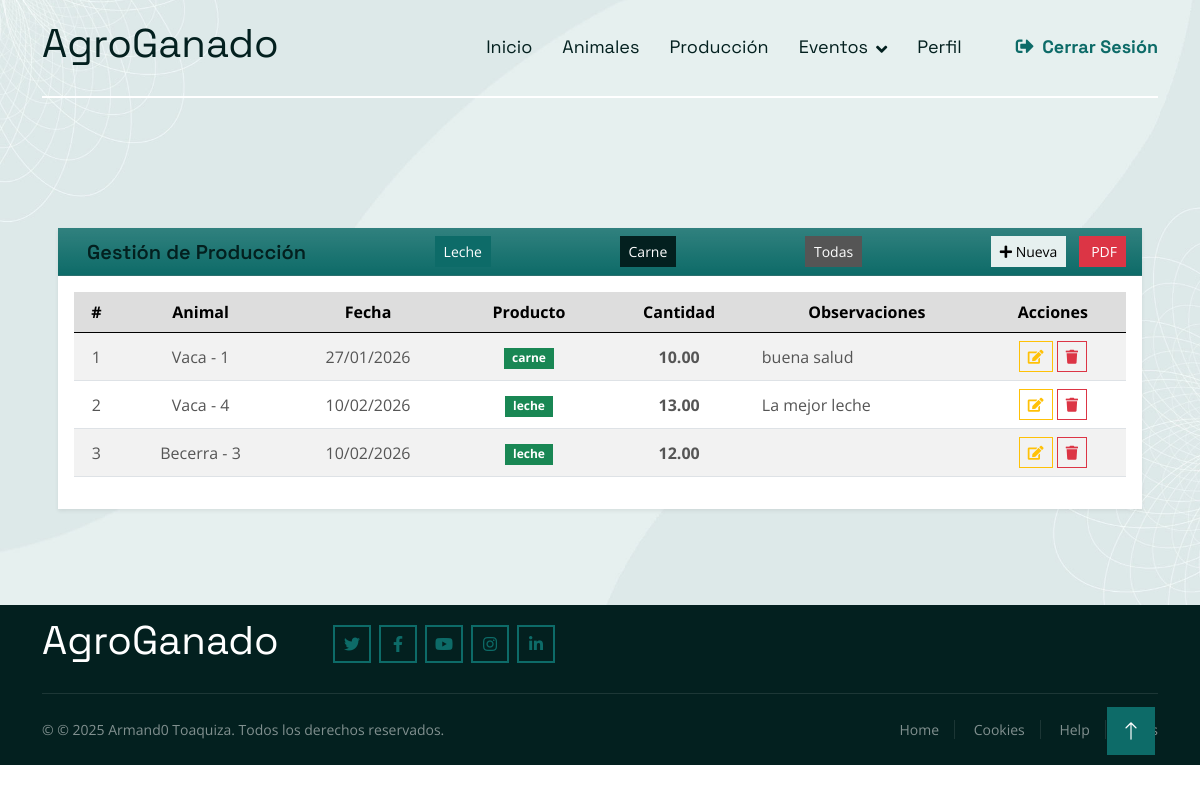
Screenshot of /ProduccionIndex/ (signed in) with the database file from the repository.
### Aplicaciones/animales/models.py (models this page shows, shortened)
class Produccion(models.Model):
    TIPO_PRODUCTO = (
        ('leche', 'Leche'),
        ('carne', 'Carne'),
    )
    animal = models.ForeignKey(Animal, on_delete=models.CASCADE, related_name='producciones')
    fecha = models.DateField()
    tipo_producto = models.CharField(max_length=20, choices=TIPO_PRODUCTO)
    cantidad = models.DecimalField(max_digits=10, decimal_places=2)
    observaciones = models.TextField(blank=True, null=True)

class Animal(models.Model):
    tipo = models.CharField(max_length=20)  # vaca, toro, becerro
    sexo = models.CharField(max_length=1, choices=(('M','M'),('F','F')))
    fecha_nacimiento = models.DateField(blank=True, null=True)
    foto = models.ImageField(upload_to='animales/', blank=True, null=True)  # carpeta media/animales/
    def __str__(self):
        return f"{self.tipo} - {self.id}"

### Aplicaciones/animales/decorators.py (the view)
    def wrapper(request, *args, **kwargs):
        if not request.user.is_authenticated:
            return redirect('login')
        if request.user.rol not in ['administrador', 'encargado', 'revisor']:
            messages.error(request, 'No tienes permisos para esta acción')
            return redirect('home')
        return view_func(request, *args, **kwargs)

### Aplicaciones/animales/views.py (called while the page is built)
@login_required
@solo_lectura
def ProduccionIndex(request):
    tipo = request.GET.get('tipo')
    if tipo:
        producciones = Produccion.objects.filter(tipo_producto=tipo)
    else:
        producciones = Produccion.objects.all()
    return render(request, 'ProduccionIndex.html', {
        'producciones': producciones
    })

### Aplicaciones/animales/templates/ProduccionIndex.html (shortened to what this page needs)
{% extends './plantillas.html' %}
{% block contenido %}
<div class="container-fluid mt-5 px-4">
    <div class="card shadow-sm border-0">
        <div class="card-header bg-primary bg-gradient text-white d-flex justify-content-between align-items-center">
            <h5 class="mb-0">
                 Gestión de Producción
            </h5>
            <a href="{% url 'ProduccionIndex' %}?tipo=leche" class="btn btn-primary btn-sm">Leche</a>
            <a href="{% url 'ProduccionIndex' %}?tipo=carne" class="btn btn-dark btn-sm">Carne</a>
            <a href="{% url 'ProduccionIndex' %}" class="btn btn-secondary btn-sm">Todas</a>
                        {% if user.rol == 'administrador' %}
            <div>
                <a href="{% url 'nuevaProduccion' %}" class="btn btn-light btn-sm me-2">
                    <i class="fa fa-plus"></i> Nueva
                </a>
                <a href="{% url 'generar_pdf_produccion' %}" class="btn btn-danger btn-sm">
                     PDF
                </a>
            </div>
            {% endif %}
        </div>
        <div class="card-body">
            <table id="tbl_produccion" class="table table-striped table-hover align-middle">
                <thead class="table-secondary text-center">
                    <tr>
                        <th>#</th>
                        <th>Animal</th>
                        <th>Fecha</th>
                        <th>Producto</th>
                        <th>Cantidad</th>
                        <th>Observaciones</th>
                        <th>Acciones</th>
                    </tr>
                </thead>
                <tbody class="text-center">
                    {% for p in producciones %}
                    <tr>
                        <td class="fw-semibold">{{ p.id }}</td>
                        <td>{{ p.animal }}</td>
                        <td>{{ p.fecha|date:"d/m/Y" }}</td>
                        <td>
                            <span class="badge bg-success">
                                {{ p.tipo_producto }}
                            </span>
                        </td>
                        <td class="fw-bold">{{ p.cantidad }}</td>
                        <td class="text-start">{{ p.observaciones|truncatechars:40 }}</td>
                        <td>
                            <a href="{% url 'editarProduccion' p.id %}" class="btn btn-outline-warning btn-sm">
                                <i class="fa fa-edit"></i>
                            </a>
                            <a href="{% url 'eliminarProduccion' p.id %}"
                            class="btn btn-outline-danger btn-sm"
                            onclick="return confirm('¿Eliminar esta producción?');">
                                <i class="fa fa-trash"></i>
                            </a>
                        </td>
                    </tr>
                    {% endfor %}
                </tbody>
            </table>
        </div>
    </div>
</div>
{% endblock %}

### Sistema/static/tema/iStudio-1.0.0/css/style.css (style rules this page uses)
.btn { transition: .5s; }

### Aplicaciones/animales/templates/ProduccionIndex.html (style rules this page uses)
.card-header h5 { font-weight: 600; }

### rows the page displays
Produccion: id "1", animal "Vaca - 1", fecha "27/01/2026", tipo_producto "carne", cantidad "10.00", observaciones "buena salud"
Produccion: id "2", animal "Vaca - 4", fecha "10/02/2026", tipo_producto "leche", cantidad "13.00", observaciones "La mejor leche"
Produccion: id "3", animal "Becerra - 3", fecha "10/02/2026", tipo_producto "leche", cantidad "12.00"
